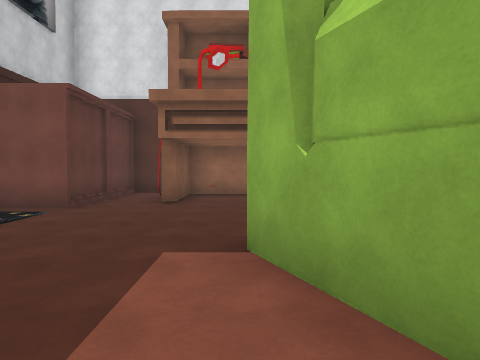
View 1 (above)

24 first-person views from a walk through a scene from a Unity 3-D project. The camera is 1.5 m above the floor, tilts 2° down and sees 70° across. The floor is counted in squares, 2 m on a side. Each view is taken from the middle of a square. On the plan, view 1 faces up. The plan holds only what a view shows up to about 11 squares ahead; the rest is blank. The place goes on beyond the plan. The player character is not drawn.

View 2
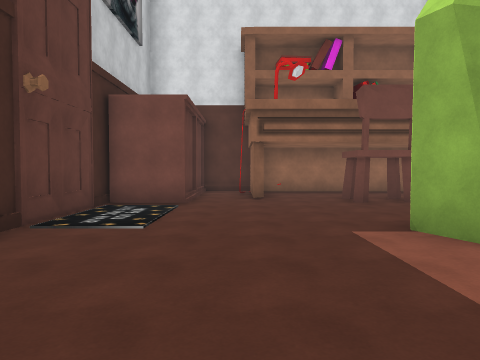

View 3
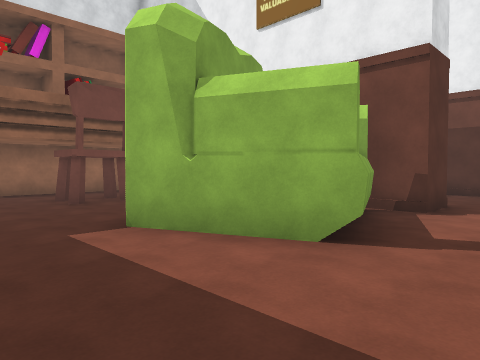

View 4
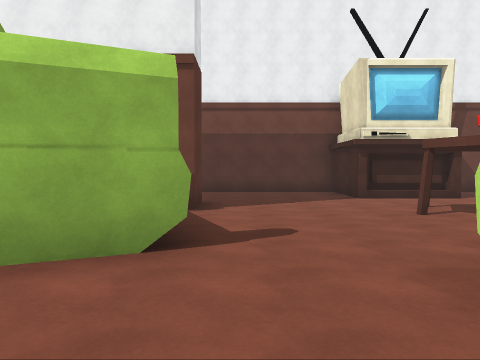

View 5
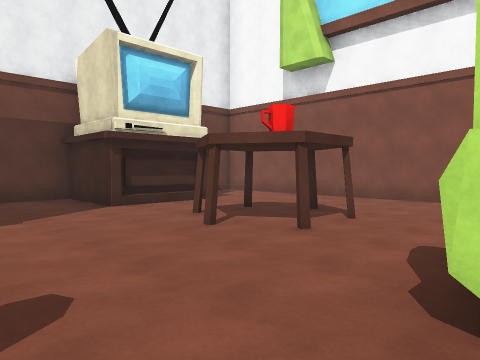

View 6
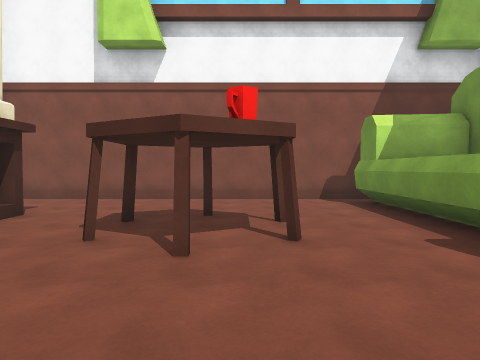

View 7
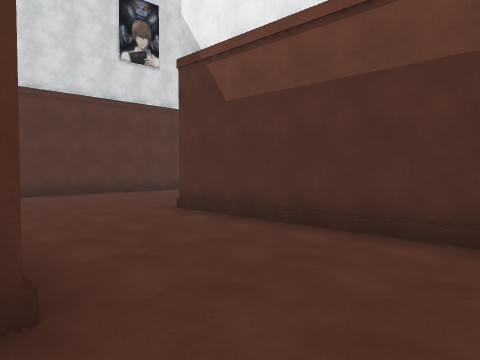

View 8
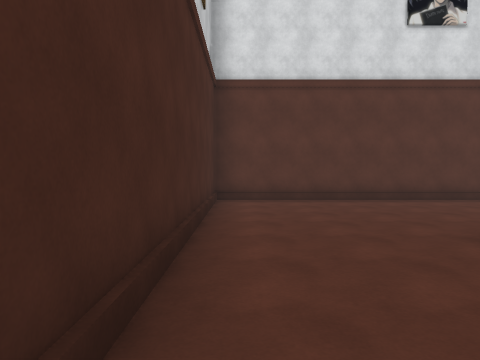

View 9
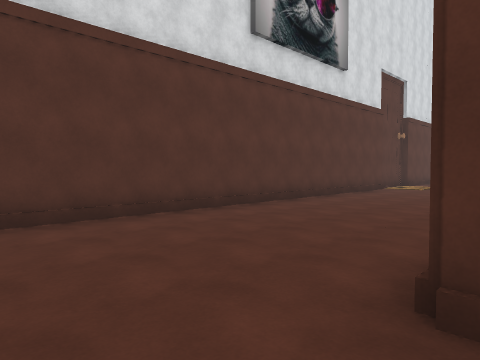

View 10
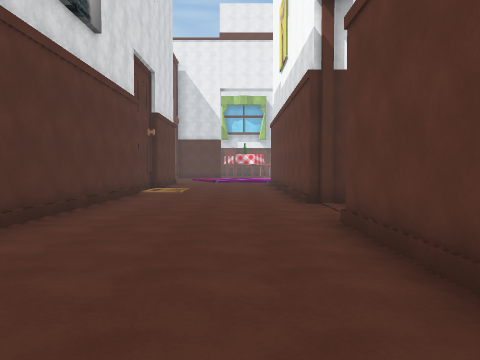

View 11
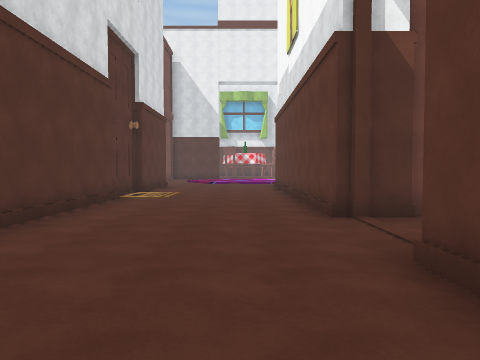

View 12
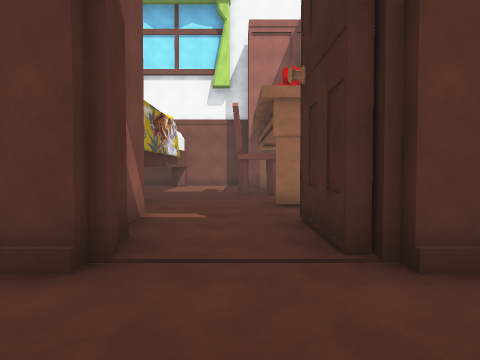

View 13
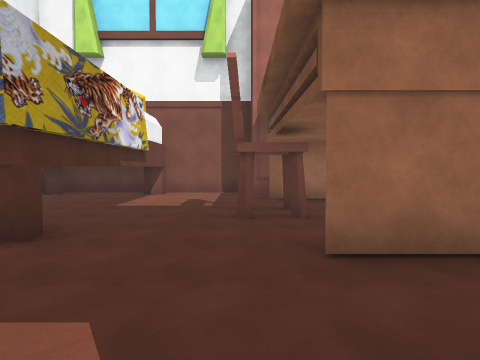

View 14
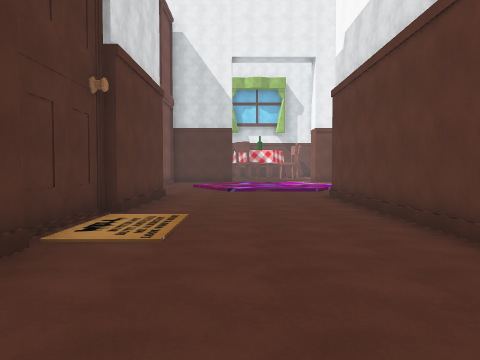

View 15
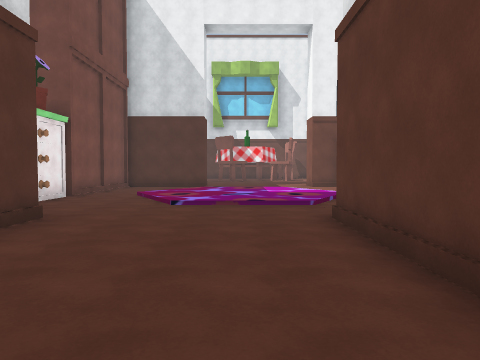

View 16
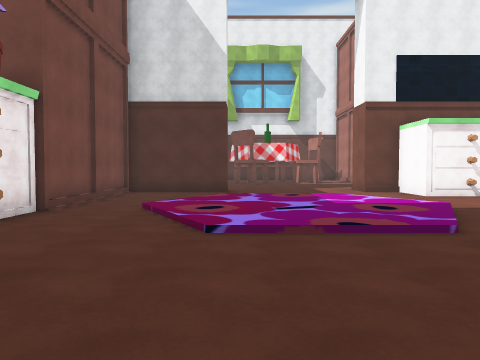

View 17
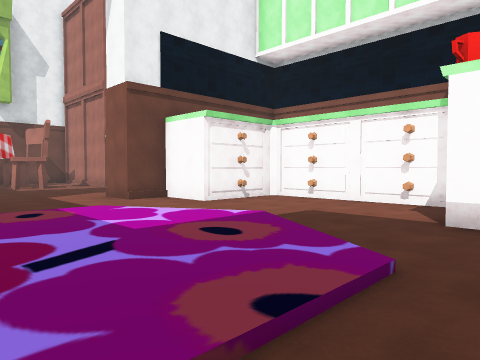

View 18
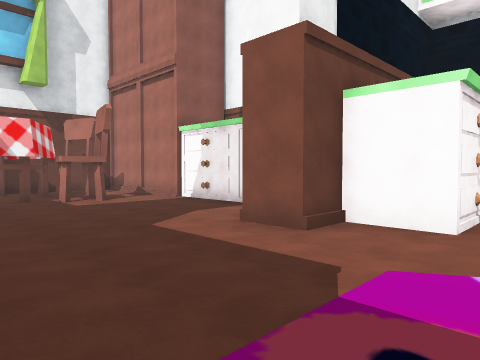

View 19
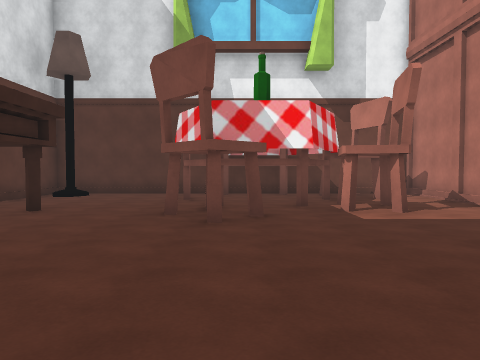

View 20
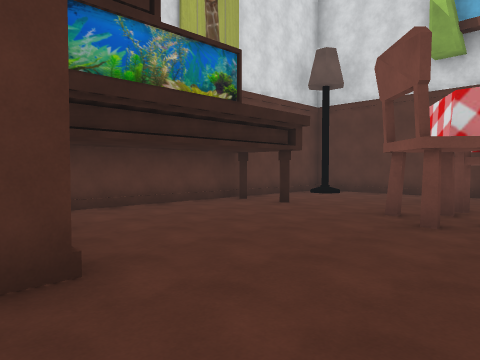

View 21
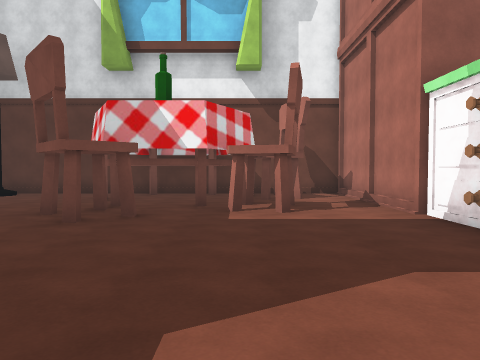

View 22
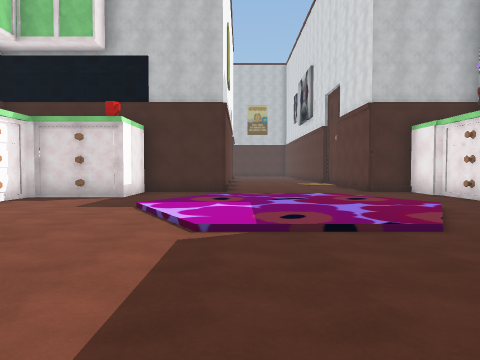

View 23
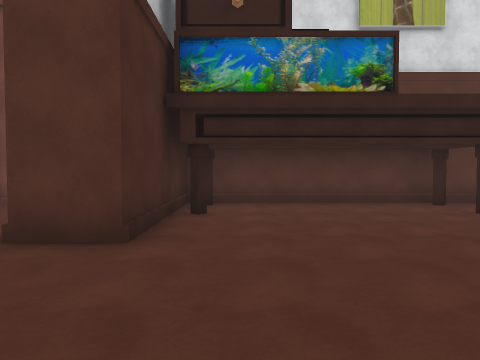

View 24
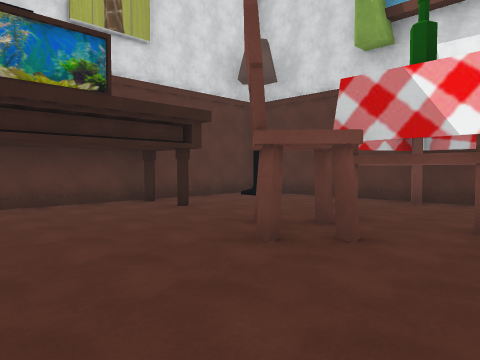

### Floor plan
Key: @ floor where view 1 was taken; # wall or solid block; . main floor; : floor 0.25 m higher than the main floor; / step, stairs or slope; = window, fence, low wall or low ledge; R rug; C chair; O other object.
Columns run from 5 left of view 1 to 45 right of it. Each row starts with its distance up from view 1.
 12                                         ###########
 11   ###                         ###O#######....#..//#
 10  O..#####               ####  #........##.......//#
  9  O.##...  ###############..####.../....#........./#
  8  O.##...  #...............R....../::/..#........./#
  7 #O.....C  #...................../::::/.......C.OO/#
  6 #......   #...................../::::/......C.O...#
  5 #RR....   #...................../::::/........O.O.#
  4 #RR....   #...######..#########../::/........CCOC.#
  3 #R....    #...#    #..#       #...//...#......C...#
  2  .....OOO##...#    #..#       ###....### .........#
  1  .....#O..#...#   .....         O....O   O#O#######
  0    ..@........#   ##...         #.O.O#
 -1    ...........#    ....#        ######
 -2      #........#    CC..#
 -3      #......###    CC..#
 -4      #......#     .....#
 -5      #...O..#     .....#
 -6      #.......     ##...#=
 -7      #........#     ...###
 -8      /////////#     ######
 -9      ##########

Positions as (right, up) in squares from view 1, and headings:
1: (0, 0), facing up
2: (-2, -1), facing up
3: (-2, -1), facing up-right
4: (-2, 0), facing right
5: (0, 0), facing down-right
6: (3, 0), facing down
7: (5, -1), facing up-right
8: (6, 1), facing up
9: (7, 4), facing up-right
10: (9, 6), facing right
11: (11, 6), facing right
12: (15, 7), facing down
13: (15, 3), facing down
14: (16, 7), facing right
15: (20, 6), facing right
16: (23, 7), facing right
17: (26, 7), facing down-right
18: (31, 7), facing down-right
19: (34, 6), facing right
20: (34, 5), facing up-right
21: (34, 4), facing right
22: (36, 5), facing left
23: (36, 4), facing up
24: (36, 4), facing up-right
